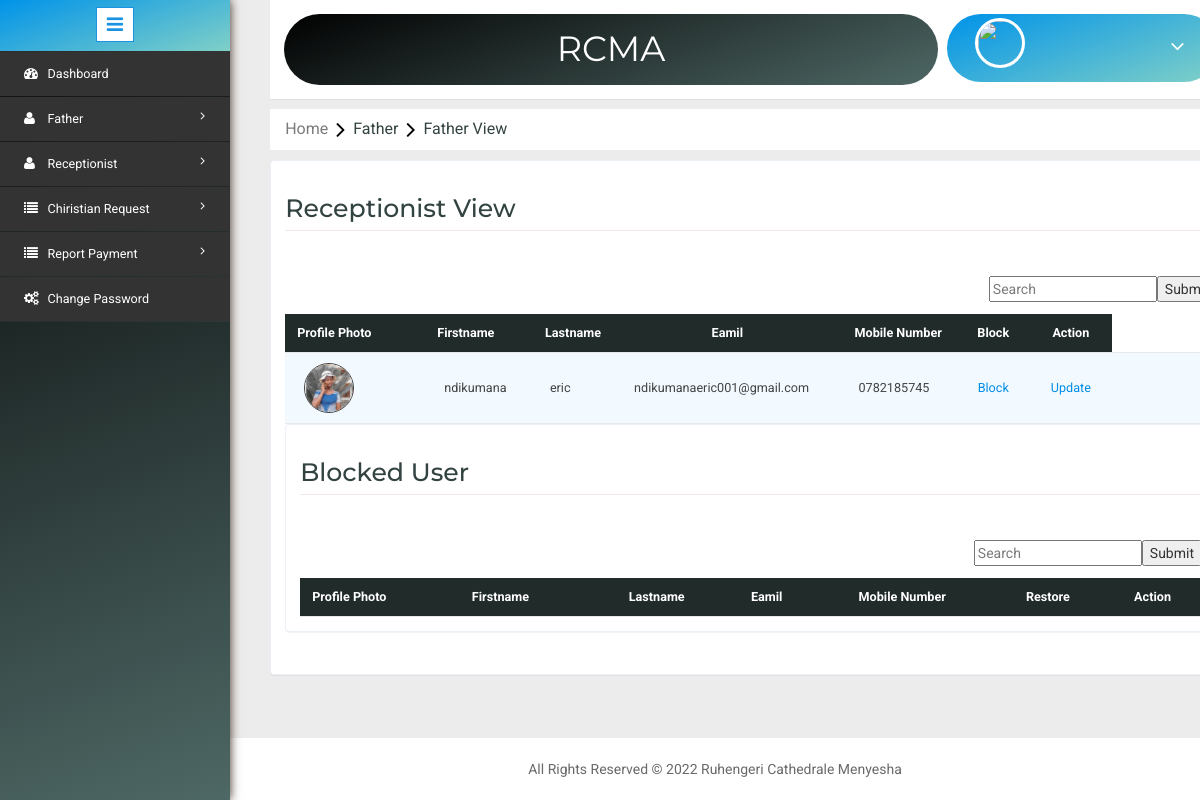
Page /View_receptionist.php on the committed database.
### tables this page shows
CREATE TABLE `receptionist_tbl` (
  `rec_id` int(11) NOT NULL,
  `firstname` varchar(55) NOT NULL,
  `lastname` varchar(34) NOT NULL,
  `phonenumber` varchar(67) NOT NULL,
  `email` varchar(100) NOT NULL,
  `password` varchar(67) NOT NULL,
  `ImageName` varchar(1000) NOT NULL,
  `status` int(11) NOT NULL,
  `fath_id` int(11) NOT NULL
);

### view_receptionist.php (the view, shortened to what this page needs)
<?php include('header.php'); ?>
<link rel="stylesheet" type="text/css" href="css/table-style.css" />
<ol class="breadcrumb" style="margin: 10px 0px ! important;">
    <li class="breadcrumb-item"><a href="Home.php">Home</a><i class="fa fa-angle-right"></i>Father<i class="fa fa-angle-right"></i>Father View</li>
</ol>
<div class="validation-system" style="margin-top: 0;">
<div class="validation-form">
 	<div>
		<div class="w3l-table-info">
		<h2>Receptionist View</h2>
		<br>
	  	<form method="GET" action="#">
			<input style="float: right;" type="submit" name="searchview">
			<input style="float: right;" placeholder="Search" value="<?php echo(isset($SearchName))?$SearchName:''; ?>" type="search-box" name="search"><br>
		</form>
		<table id="table">
		<thead>
			<tr>
				<th style="text-transform: capitalize;">Profile Photo</th>
				<th style="text-transform: capitalize;">Firstname</th>
				<th style="text-transform: capitalize; text-align: center;">Lastname</th>
				<th style="text-transform: capitalize; text-align: center;">Eamil</th>
                <th style="text-transform: capitalize; text-align: center;">Mobile Number</th>
                <th style="text-transform: capitalize; text-align: center;">Block</th>
                <th style="text-transform: capitalize; text-align: center;">Action</th>
			</tr>
		</thead>
		<tbody>
        <?php
        $select = mysqli_query($con,"SELECT * FROM receptionist_tbl where status='0'");
                                                while ($row = mysqli_fetch_array($select)) {
                                            ?>
			<tr>
				<td style="width: 140px;"><img id="myImg" src="images/<?php echo $row['ImageName']; ?>" style="width: 50px;height: 50px;object-fit: cover;border-radius: 100%;border: 1px solid"></td>
                <td><?php echo $row['firstname'];?></td>
                <td><?php echo $row['lastname'];?></td>
                <td><?php echo $row['email'];?></td>
                <td><?php echo $row['phonenumber'];?></td>
                <td style="text-align: center;"><a href="block_receptionist.php?rec_id=<?php echo $row['rec_id'];?>"onclick="return confirm('Do you really want to block Receptionist User?');" title="Block this User">Block</a></td>
                <td style="text-align: center;"><a href="detailview.php?rec_id=<?php echo $row['rec_id'];?>"onclick="return confirm('Do you really want to block Father User?');" title="Block this User">Update</a></td>
				<td style="width: 105px;"></td>
			</tr>
            <?php
                                                }
                                            ?>
		</tbody>
		</table>
		</div>
	</div>
    <div class="validation-system" style="margin-top: 0;">
<div class="validation-form">
 	<div>
		<div class="w3l-table-info">
		<h2>Blocked User</h2>
		<br>
	  	<form method="GET" action="#">
			<input style="float: right;" type="submit" name="searchview">
			<input style="float: right;" placeholder="Search" value="<?php echo(isset($SearchName))?$SearchName:''; ?>" type="search-box" name="search"><br>
		</form>
		<table id="table">
		<thead>
			<tr>
				<th style="text-transform: capitalize;">Profile Photo</th>
				<th style="text-transform: capitalize;">Firstname</th>
				<th style="text-transform: capitalize; text-align: center;">Lastname</th>
				<th style="text-transform: capitalize; text-align: center;">Eamil</th>
                <th style="text-transform: capitalize; text-align: center;">Mobile Number</th>
                <th style="text-transform: capitalize; text-align: center;">Restore</th>
                <th style="text-transform: capitalize; text-align: center;">Action</th>
			</tr>
		</thead>
		</table>
		</div>
	</div>
 </div>
 </div>
</div>
<?php include('footer.php'); ?>

### css/table-style.css (style rules this page uses)
table { background: white; border-collapse: collapse; margin: 1.25em 0 0; width: 100%; }
table tr, table th, table td { border: none; border-bottom: 1px solid #e8e8e8; font-size: .95em; }
table th, table td { padding: 10px 12px; text-align: left; }
table th { background: #212b2a; color: #fff; text-transform: uppercase; }
table tr td { background: #f3faff; color: #424242; }
table { width: 100%; }

### header.php (style rules this page uses)
#myImg { border-radius: 5px; cursor: pointer; transition: 0.3s; }

### rows in the picture
receptionist_tbl: ImageName (picture), firstname "ndikumana", lastname "eric", email "ndikumanaeric001@gmail.com", phonenumber "0782185745"
